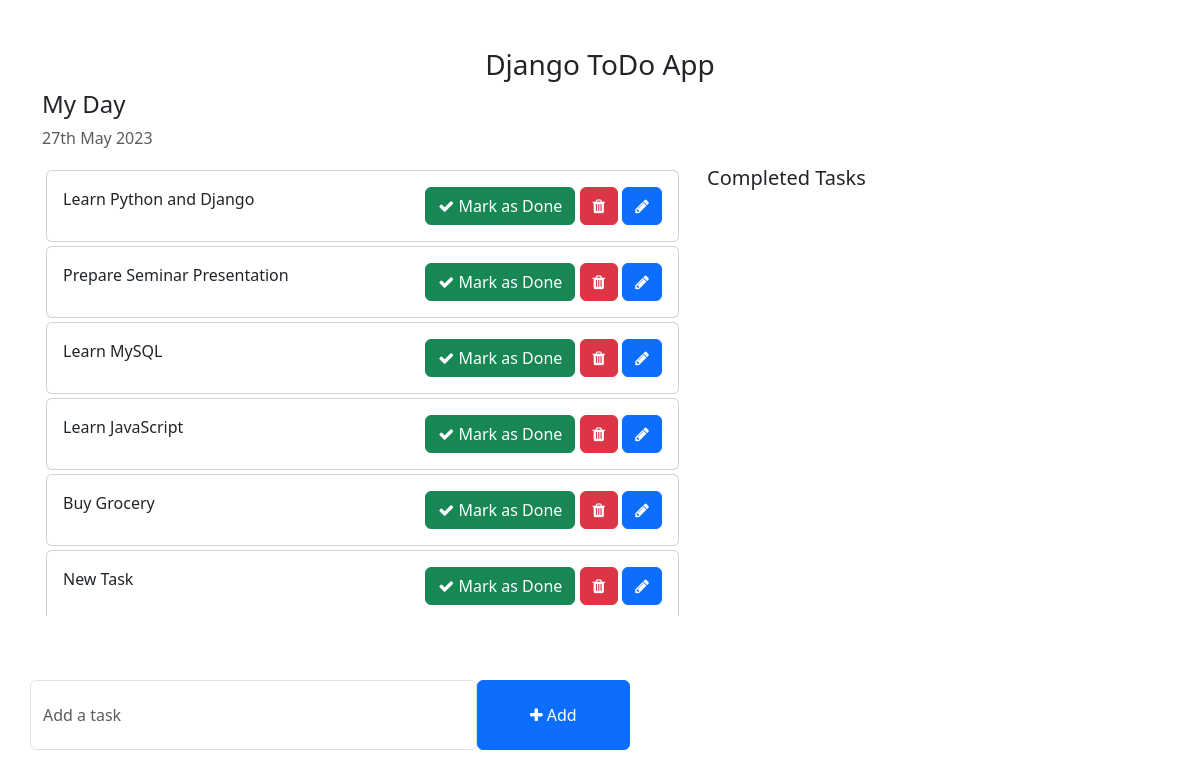
The app's page /, older data.
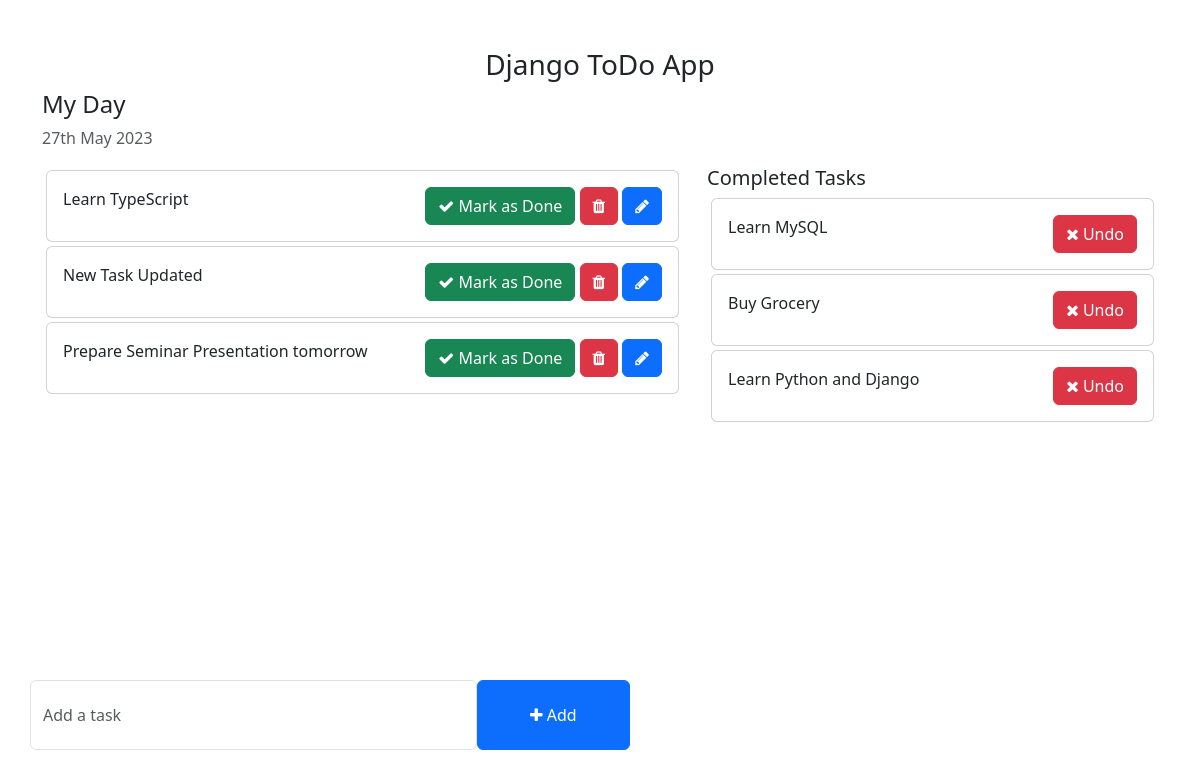
The same page, newer data.
### todo_app/models.py (models this page shows, shortened)
class Task(models.Model):
    task = models.CharField(max_length=200)
    is_completed = models.BooleanField(default=False)
    created_at = models.DateTimeField(auto_now_add=True)
    updated_at = models.DateTimeField(auto_now=True)

### todo_app/views.py (the view)
# urls.py: 2. Add a URL to urlpatterns:  path('', views.home, name='home')
def home(request):
    tasks = Task.objects.filter(is_completed= False).order_by('updated_at')
    completed_task = Task.objects.filter(is_completed= True).order_by('updated_at')
    context = {
        "tasks": tasks,
        "completed": completed_task
    }
    return render(request, 'home.html', context)

### todo_app/templates/home.html (shortened to what this page needs)
<!DOCTYPE html>
<html lang="en">
<head>
    <link href="https://cdn.jsdelivr.net/npm/bootstrap@5.3.0-alpha1/dist/css/bootstrap.min.css" rel="stylesheet">
    <link rel="stylesheet" href="https://cdnjs.cloudflare.com/ajax/libs/font-awesome/4.7.0/css/font-awesome.min.css">
</head>
<body>
    <div class="container">
        <h3 class="pt-5 text-center">Django ToDo App</h3>
        <div class="row">
            <h4>My Day</h4>
            <p class="text-muted">{% now "jS F Y" %}</p>
            <div class="col-md-7 col-lg-7" style="height: 450px; overflow: scroll;">
                {% for task in tasks %}
                <div class="card m-1">
                    <div class="card-body">
                        {{task.task}}
                        <span style="position: relative; float: right;">
                            <a href="{% url 'mark_as_done' task.pk %}" class="btn btn-success"><i class="fa fa-check"></i> Mark as Done</a>
                            <a href="{% url 'delete_task' task.pk %}" class="btn btn-danger"><i class="fa fa-trash"></i></a>
                            <a href="{% url 'edit_task' task.pk %}" class="btn btn-primary"><i class="fa fa-pencil"></i></a>
                        </span>
                    </div>
                </div>
                {% endfor %}
            </div>
            <div class="col-md-5 col-lg-5">
                <h5>Completed Tasks</h5>
                {% for task in completed %}
                  <div class="card m-1">
                      <div class="card-body">
                          {{task.task}}
                          <span style="position: relative; float: right;">
                            <a href="{% url 'mark_as_undone' task.pk %}" class="btn btn-danger"><i class="fa fa-times"></i> Undo</a>
                        </span>
                      </div>
                  </div>
                {% endfor %}
            </div>
        </div>
        <div class="row">
            <div class="col-md-6 col-lg-6 p-0" style="position: absolute; bottom: 50px;">
                <form action="{% url 'addtask' %}" method="POST">
                    <div class="form-group">
                        <span style="display: flex;">
                            <input type="text" name="task" class="form-control" placeholder="Add a task">
                            <button type="submit" class="btn btn-primary" style="width: 200px;"><i class="fa fa-plus"></i> Add</button>
                        </span>
                    </div>
                </form>
            </div>
        </div>
    </div>
</body>
</html>

### todo_app/templates/home.html (style rules this page uses)
.form-control { padding: 1.375rem .75rem !important; }

Row changes from the older to the newer data that the page shows:
changed Task: task "Learn JavaScript" → "Learn TypeScript"
changed Task: task "New Task" → "New Task Updated"
changed Task: task "Prepare Seminar Presentation" → "Prepare Seminar Presentation tomorrow"; moves down the list
changed Task "Learn MySQL": moves from the list under "My Day" to the list under "Completed Tasks"
changed Task "Buy Grocery": moves from the list under "My Day" to the list under "Completed Tasks"
changed Task "Learn Python and Django": moves from the list under "My Day" to the list under "Completed Tasks"
